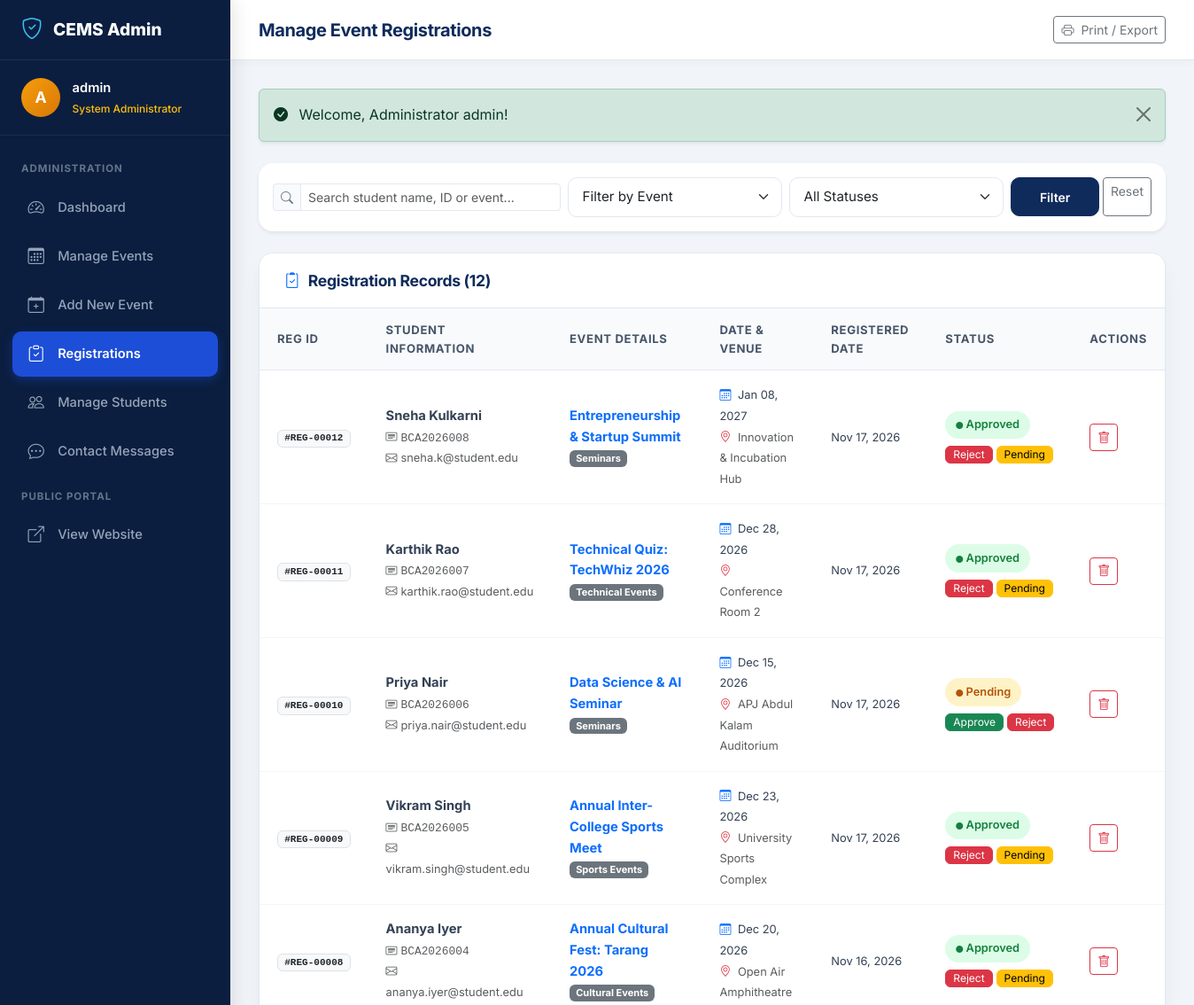
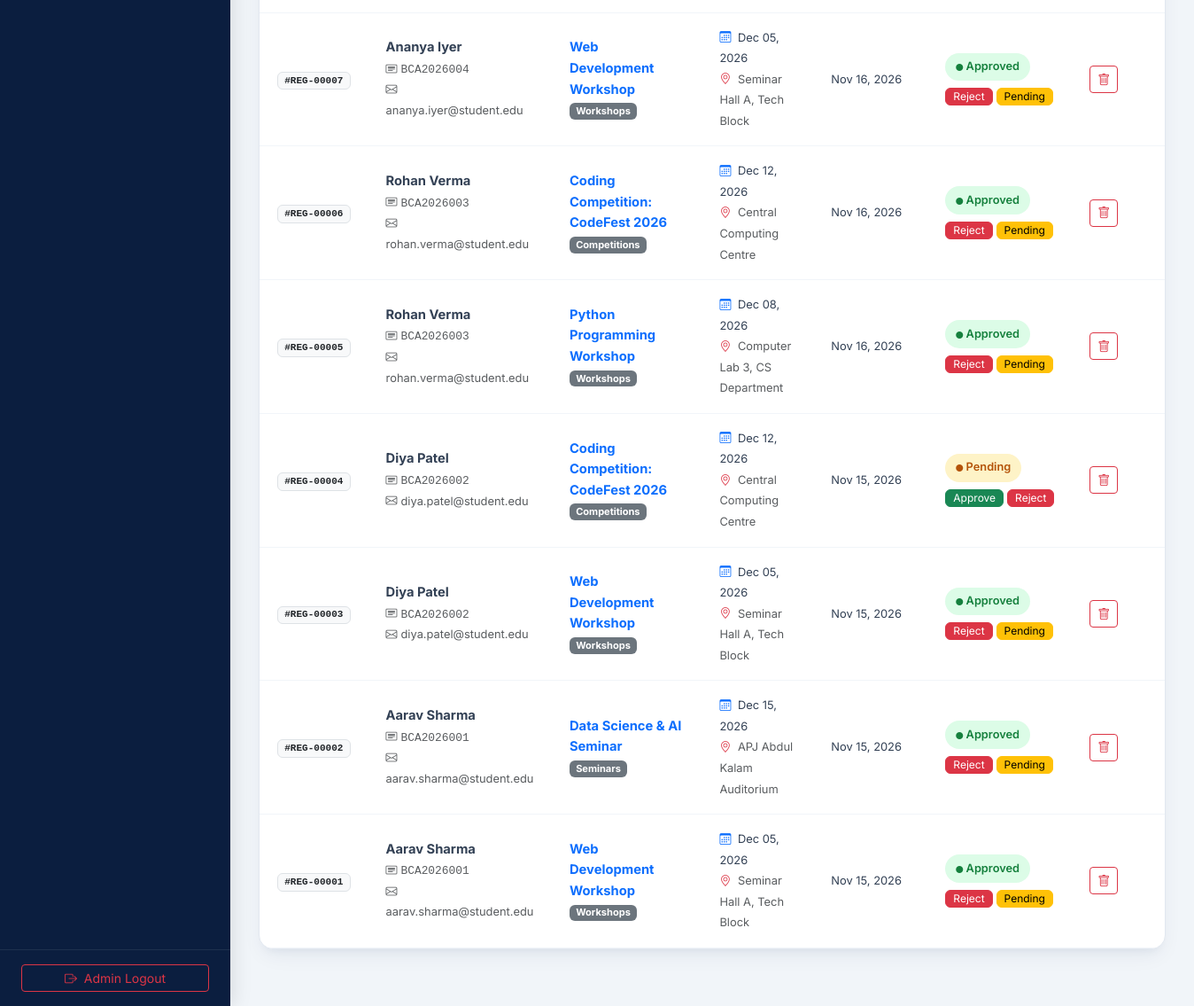
The app's page /admin/manage_registrations.php (signed in) with its own data (2 pictures, top to bottom).
### tables this page shows
CREATE TABLE `registrations` (
  `registration_id` INT AUTO_INCREMENT PRIMARY KEY,
  `student_id` VARCHAR(50) NOT NULL,
  `event_id` INT NOT NULL,
  `registration_date` TIMESTAMP DEFAULT CURRENT_TIMESTAMP,
  `status` ENUM('Pending', 'Approved', 'Rejected') NOT NULL DEFAULT 'Approved',
  UNIQUE KEY `unique_student_event` (`student_id`, `event_id`),
  CONSTRAINT `fk_registrations_students` FOREIGN KEY (`student_id`) REFERENCES `students` (`student_id`) ON DELETE CASCADE ON UPDATE CASCADE,
  CONSTRAINT `fk_registrations_events` FOREIGN KEY (`event_id`) REFERENCES `events` (`event_id`) ON DELETE CASCADE ON UPDATE CASCADE
);

CREATE TABLE `students` (
  `student_id` VARCHAR(50) NOT NULL PRIMARY KEY,
  `name` VARCHAR(100) NOT NULL,
  `email` VARCHAR(100) NOT NULL UNIQUE,
  `phone` VARCHAR(20) NOT NULL,
  `department` VARCHAR(100) NOT NULL,
  `course` VARCHAR(50) NOT NULL,
  `year` VARCHAR(20) NOT NULL,
  `password` VARCHAR(255) NOT NULL,
  `created_at` TIMESTAMP DEFAULT CURRENT_TIMESTAMP
);

CREATE TABLE `events` (
  `event_id` INT AUTO_INCREMENT PRIMARY KEY,
  `event_name` VARCHAR(150) NOT NULL,
  `description` TEXT NOT NULL,
  `category` VARCHAR(50) NOT NULL,
  `event_date` DATE NOT NULL,
  `event_time` TIME NOT NULL,
  `venue` VARCHAR(150) NOT NULL,
  `total_seats` INT NOT NULL DEFAULT 60,
  `available_seats` INT NOT NULL DEFAULT 60,
  `event_image` VARCHAR(255) DEFAULT NULL,
  `created_at` TIMESTAMP DEFAULT CURRENT_TIMESTAMP
);

### includes/auth.php (called while the page is built, shortened)
<?php
function isAdminLoggedIn(): bool {
    return isset($_SESSION['user_type']) && $_SESSION['user_type'] === 'admin' && !empty($_SESSION['admin_id']);
}
function getLoggedInAdmin(): ?array {
    return [
        'admin_id' => $_SESSION['admin_id'] ?? null,
        'username' => $_SESSION['admin_username'] ?? '',
        'email'    => $_SESSION['admin_email'] ?? ''
    ];
}
function e(?string $string): string {
    return htmlspecialchars((string)$string, ENT_QUOTES, 'UTF-8');
}
function getFlash(): ?array {
    if (isset($_SESSION['flash'])) {
        $flash = $_SESSION['flash'];
        return $flash;
    }
    return null;
}
function formatDate(string $dateStr): string {
    $timestamp = strtotime($dateStr);
    return $timestamp ? date('M d, Y', $timestamp) : $dateStr;
}

### admin/manage_registrations.php (the view, shortened to what this page needs)
<?php
require_once __DIR__ . '/../includes/header.php';
$admin = getLoggedInAdmin();
$pdo = getDBConnection();
$search = trim($_GET['search'] ?? '');
$query = "
    SELECT r.registration_id, r.registration_date, r.status,
           s.student_id, s.name as student_name, s.email as student_email, s.phone as student_phone, s.department, s.course,
           e.event_id, e.event_name, e.event_date, e.event_time, e.venue, e.category
    FROM registrations r
    JOIN students s ON r.student_id = s.student_id
    JOIN events e ON r.event_id = e.event_id
    WHERE 1=1
";
$params = [];
$query .= " ORDER BY r.registration_date DESC";
$registrations = [];
try {
    $stmt = $pdo->prepare($query);
    $stmt->execute($params);
    $registrations = $stmt->fetchAll();
} catch (Exception $e) {
    $errorMsg = $e->getMessage();
}
?>
<div class="dashboard-wrapper">
    <aside class="dashboard-sidebar">
        <div class="sidebar-brand">
            <i class="bi bi-shield-check"></i>
            <span>CEMS Admin</span>
        </div>
        <div class="sidebar-user">
            <div class="user-avatar" style="background: linear-gradient(135deg, #f59e0b 0%, #d97706 100%);">
                <?= strtoupper(substr($admin['username'] ?? 'A', 0, 1)); ?>
            </div>
            <div class="user-info text-truncate" style="max-width: 160px;">
                <div class="name text-truncate"><?= e($admin['username']); ?></div>
                <div class="role text-warning">System Administrator</div>
            </div>
        </div>
        <ul class="sidebar-menu">
            <li class="menu-header">Administration</li>
            <li class="nav-item">
                <a class="nav-link" href="dashboard.php">
                    <i class="bi bi-speedometer2"></i> Dashboard
                </a>
            </li>
            <li class="nav-item">
                <a class="nav-link" href="manage_events.php">
                    <i class="bi bi-calendar3"></i> Manage Events
                </a>
            </li>
            <li class="nav-item">
                <a class="nav-link" href="add_event.php">
                    <i class="bi bi-calendar-plus"></i> Add New Event
                </a>
            </li>
            <li class="nav-item">
                <a class="nav-link active" href="manage_registrations.php">
                    <i class="bi bi-clipboard-check"></i> Registrations
                </a>
            </li>
            <li class="nav-item">
                <a class="nav-link" href="manage_students.php">
                    <i class="bi bi-people"></i> Manage Students
                </a>
            </li>
            <li class="nav-item">
                <a class="nav-link" href="contact_messages.php">
                    <i class="bi bi-chat-dots"></i> Contact Messages
                </a>
            </li>
            <li class="menu-header">Public Portal</li>
            <li class="nav-item">
                <a class="nav-link" href="../index.php" target="_blank">
                    <i class="bi bi-box-arrow-up-right"></i> View Website
                </a>
            </li>
        </ul>
        <div class="sidebar-footer">
            <a href="../logout.php" class="btn btn-outline-danger w-100 btn-sm">
                <i class="bi bi-box-arrow-right me-1"></i> Admin Logout
            </a>
        </div>
    </aside>
    <div class="dashboard-main">
        <header class="dashboard-topbar">
            <div class="d-flex align-items-center gap-3">
                <h1 class="topbar-title">Manage Event Registrations</h1>
            </div>
            <div class="d-flex align-items-center gap-2">
                <button type="button" class="btn btn-outline-secondary btn-sm" onclick="window.print();">
                    <i class="bi bi-printer me-1"></i> Print / Export
                </button>
            </div>
        </header>
        <main class="dashboard-content">
            <?php $flash = getFlash(); if ($flash): ?>
                <div class="alert alert-<?= e($flash['type']); ?> alert-dismissible fade show shadow-sm mb-4" role="alert">
                    <i class="bi bi-check-circle-fill me-2"></i> <?= e($flash['message']); ?>
                    <button type="button" class="btn-close" data-bs-dismiss="alert"></button>
                </div>
            <?php endif; ?>
            <div class="card border-0 shadow-sm rounded-4 mb-4 bg-white">
                <div class="card-body p-3">
                    <form method="GET" action="manage_registrations.php" class="row g-2 align-items-center">
                        <div class="col-md-4">
                            <div class="input-group input-group-sm">
                                <span class="input-group-text"><i class="bi bi-search"></i></span>
                                <input type="text" name="search" class="form-control" placeholder="Search student name, ID or event..." value="<?= e($search); ?>">
                            </div>
                        </div>
                        <div class="col-md-3">
                            <select name="event_id" class="form-select form-select-sm">
                                <option value="">Filter by Event</option>
                            </select>
                        </div>
                        <div class="col-md-3">
                            <select name="status" class="form-select form-select-sm">
                                <option value="">All Statuses</option>
                            </select>
                        </div>
                        <div class="col-md-2 d-flex gap-1">
                            <button type="submit" class="btn btn-primary btn-sm px-3 flex-grow-1">Filter</button>
                            <a href="manage_registrations.php" class="btn btn-outline-secondary btn-sm">Reset</a>
                        </div>
                    </form>
                </div>
            </div>
            <div class="content-card">
                <div class="content-card-header">
                    <h3 class="content-card-title">
                        <i class="bi bi-clipboard2-check text-primary"></i> Registration Records (<?= count($registrations); ?>)
                    </h3>
                </div>
                <div class="content-card-body p-0">
                    <?php if (!empty($registrations)): ?>
                        <div class="table-responsive">
                            <table class="table-custom">
                                <thead>
                                    <tr>
                                        <th>Reg ID</th>
                                        <th>Student Information</th>
                                        <th>Event Details</th>
                                        <th>Date & Venue</th>
                                        <th>Registered Date</th>
                                        <th>Status</th>
                                        <th>Actions</th>
                                    </tr>
                                </thead>
                                <tbody>
                                    <?php foreach ($registrations as $rg): ?>
                                        <tr>
                                            <td>
                                                <span class="badge bg-light text-dark border font-monospace">
                                                    #REG-<?= str_pad($rg['registration_id'], 5, '0', STR_PAD_LEFT); ?>
                                                </span>
                                            </td>
                                            <td>
                                                <strong><?= e($rg['student_name']); ?></strong><br>
                                                <small class="text-muted font-monospace"><i class="bi bi-card-heading me-1"></i><?= e($rg['student_id']); ?></small><br>
                                                <small class="text-muted"><i class="bi bi-envelope me-1"></i><?= e($rg['student_email']); ?></small>
                                            </td>
                                            <td>
                                                <strong class="text-primary"><?= e($rg['event_name']); ?></strong><br>
                                                <span class="badge bg-secondary"><?= e($rg['category']); ?></span>
                                            </td>
                                            <td>
                                                <small><i class="bi bi-calendar3 me-1 text-primary"></i> <?= formatDate($rg['event_date']); ?></small><br>
                                                <small class="text-muted"><i class="bi bi-geo-alt me-1 text-danger"></i> <?= e($rg['venue']); ?></small>
                                            </td>
                                            <td>
                                                <small><?= formatDate($rg['registration_date']); ?></small>
                                            </td>
                                            <td>
                                                <span class="status-pill <?= strtolower($rg['status']); ?> mb-1 d-inline-block">
                                                    <i class="bi bi-circle-fill" style="font-size:0.5rem;"></i>
                                                    <?= e($rg['status']); ?>
                                                </span>
                                                <form method="POST" action="manage_registrations.php" class="d-flex gap-1 mt-1">
                                                    <?php if ($rg['status'] !== 'Approved'): ?>
                                                        <button type="submit" name="new_status" value="Approved" class="btn btn-xs btn-success py-0 px-2" style="font-size:0.75rem;" title="Approve Registration">
                                                            Approve
                                                        </button>
                                                    <?php endif; ?>
                                                    <?php if ($rg['status'] !== 'Rejected'): ?>
                                                        <button type="submit" name="new_status" value="Rejected" class="btn btn-xs btn-danger py-0 px-2" style="font-size:0.75rem;" title="Reject Registration">
                                                            Reject
                                                        </button>
                                                    <?php endif; ?>
                                                    <?php if ($rg['status'] !== 'Pending'): ?>
                                                        <button type="submit" name="new_status" value="Pending" class="btn btn-xs btn-warning py-0 px-2" style="font-size:0.75rem;" title="Mark as Pending">
                                                            Pending
                                                        </button>
                                                    <?php endif; ?>
                                                </form>
                                            </td>
                                            <td>
                                                <form method="POST" action="manage_registrations.php" class="d-inline">
                                                    <button type="submit" class="btn btn-sm btn-outline-danger"
                                                            data-confirm="Are you sure you want to delete this registration? Seat will be refunded." title="Delete Registration Record">
                                                        <i class="bi bi-trash"></i>
                                                    </button>
                                                </form>
                                            </td>
                                        </tr>
                                    <?php endforeach; ?>
                                </tbody>
                            </table>
                        </div>
                    <?php endif; ?>
                </div>
            </div>
        </main>
    </div>
</div>
</body>
</html>

### assets/css/style.css (style rules this page uses)
:root { --primary-color: #0f2b5c; --primary-hover: #0a1e40; --secondary-color: #0284c7; --secondary-hover: #0369a1; --accent-color: #f59e0b; --bg-light: #f8fafc; --bg-white: #ffffff; --text-dark: #1e293b; --text-muted: #64748b; --border-color: #e2e8f0; --card-shadow: 0 10px 25px -5px rgba(15, 43, 92, 0.07), 0 8px 10px -6px rgba(15, 43, 92, 0.05); --card-hover-shadow: 0 20px 30px -10px rgba(15, 43, 92, 0.15); --transition: all 0.25s cubic-bezier(0.4, 0, 0.2, 1); --radius-sm: 6px; --radius-md: 10px; --radius-lg: 16px; --radius-xl: 24px; }
body { font-family: 'Inter', -apple-system, BlinkMacSystemFont, "Segoe UI", Roboto, "Helvetica Neue", Arial, sans-serif; color: var(--text-dark); background-color: var(--bg-light); line-height: 1.6; min-height: 100vh; display: flex; flex-direction: column; }
main { flex: 1 0 auto; }
h1, h2, h3, h4, h5, h6 { font-weight: 700; color: var(--primary-color); letter-spacing: -0.02em; }
a { text-decoration: none; transition: var(--transition); }
.btn-primary { background-color: var(--primary-color); border-color: var(--primary-color); color: #ffffff; font-weight: 600; padding: 0.65rem 1.4rem; border-radius: var(--radius-md); transition: var(--transition); }
.form-control, .form-select { border-radius: var(--radius-md); border: 1.5px solid var(--border-color); padding: 0.65rem 0.95rem; font-size: 0.95rem; transition: var(--transition); }
.input-group-text { border-radius: var(--radius-md); border: 1.5px solid var(--border-color); background-color: #f8fafc; color: #64748b; }

### records on screen
registrations: registration_id "00012", student.name "Sneha Kulkarni", student.student_id "BCA2026008", student.email "sneha.k@student.edu", event.event_name "Entrepreneurship & Startup Summit", event.category "Seminars", event.event_date "Jan 08, 2027", event.venue "Innovation & Incubation Hub", registration_date "Nov 17, 2026", status "Approved", shows "Reject", shows "Pending"
registrations: registration_id "00011", student.name "Karthik Rao", student.student_id "BCA2026007", student.email "karthik.rao@student.edu", event.event_name "Technical Quiz: TechWhiz 2026", event.category "Technical Events", event.event_date "Dec 28, 2026", event.venue "Conference Room 2", registration_date "Nov 17, 2026", status "Approved", shows "Reject", shows "Pending"
registrations: registration_id "00010", student.name "Priya Nair", student.student_id "BCA2026006", student.email "priya.nair@student.edu", event.event_name "Data Science & AI Seminar", event.category "Seminars", event.event_date "Dec 15, 2026", event.venue "APJ Abdul Kalam Auditorium", registration_date "Nov 17, 2026", status "Pending", shows "Approve", shows "Reject"
registrations: registration_id "00009", student.name "Vikram Singh", student.student_id "BCA2026005", student.email "vikram.singh@student.edu", event.event_name "Annual Inter-College Sports Meet", event.category "Sports Events", event.event_date "Dec 23, 2026", event.venue "University Sports Complex", registration_date "Nov 17, 2026", status "Approved", shows "Reject", shows "Pending"
registrations: registration_id "00008", student.name "Ananya Iyer", student.student_id "BCA2026004", student.email "ananya.iyer@student.edu", event.event_name "Annual Cultural Fest: Tarang 2026", event.category "Cultural Events", event.event_date "Dec 20, 2026", event.venue "Open Air Amphitheatre", registration_date "Nov 16, 2026", status "Approved", shows "Reject", shows "Pending"
registrations: registration_id "00007", student.name "Ananya Iyer", student.student_id "BCA2026004", student.email "ananya.iyer@student.edu", event.event_name "Web Development Workshop", event.category "Workshops", event.event_date "Dec 05, 2026", event.venue "Seminar Hall A, Tech Block", registration_date "Nov 16, 2026", status "Approved", shows "Reject", shows "Pending"
registrations: registration_id "00006", student.name "Rohan Verma", student.student_id "BCA2026003", student.email "rohan.verma@student.edu", event.event_name "Coding Competition: CodeFest 2026", event.category "Competitions", event.event_date "Dec 12, 2026", event.venue "Central Computing Centre", registration_date "Nov 16, 2026", status "Approved", shows "Reject", shows "Pending"
registrations: registration_id "00005", student.name "Rohan Verma", student.student_id "BCA2026003", student.email "rohan.verma@student.edu", event.event_name "Python Programming Workshop", event.category "Workshops", event.event_date "Dec 08, 2026", event.venue "Computer Lab 3, CS Department", registration_date "Nov 16, 2026", status "Approved", shows "Reject", shows "Pending"
registrations: registration_id "00004", student.name "Diya Patel", student.student_id "BCA2026002", student.email "diya.patel@student.edu", event.event_name "Coding Competition: CodeFest 2026", event.category "Competitions", event.event_date "Dec 12, 2026", event.venue "Central Computing Centre", registration_date "Nov 15, 2026", status "Pending", shows "Approve", shows "Reject"
registrations: registration_id "00003", student.name "Diya Patel", student.student_id "BCA2026002", student.email "diya.patel@student.edu", event.event_name "Web Development Workshop", event.category "Workshops", event.event_date "Dec 05, 2026", event.venue "Seminar Hall A, Tech Block", registration_date "Nov 15, 2026", status "Approved", shows "Reject", shows "Pending"
registrations: registration_id "00002", student.name "Aarav Sharma", student.student_id "BCA2026001", student.email "aarav.sharma@student.edu", event.event_name "Data Science & AI Seminar", event.category "Seminars", event.event_date "Dec 15, 2026", event.venue "APJ Abdul Kalam Auditorium", registration_date "Nov 15, 2026", status "Approved", shows "Reject", shows "Pending"
registrations: registration_id "00001", student.name "Aarav Sharma", student.student_id "BCA2026001", student.email "aarav.sharma@student.edu", event.event_name "Web Development Workshop", event.category "Workshops", event.event_date "Dec 05, 2026", event.venue "Seminar Hall A, Tech Block", registration_date "Nov 15, 2026", status "Approved", shows "Reject", shows "Pending"

### other values on screen
substr($admin['username'] ?? 'A', 0, 1) "A"
$admin['username'] "admin"
$flash['message'] "Welcome, Administrator admin!"
count($registrations) "12"
